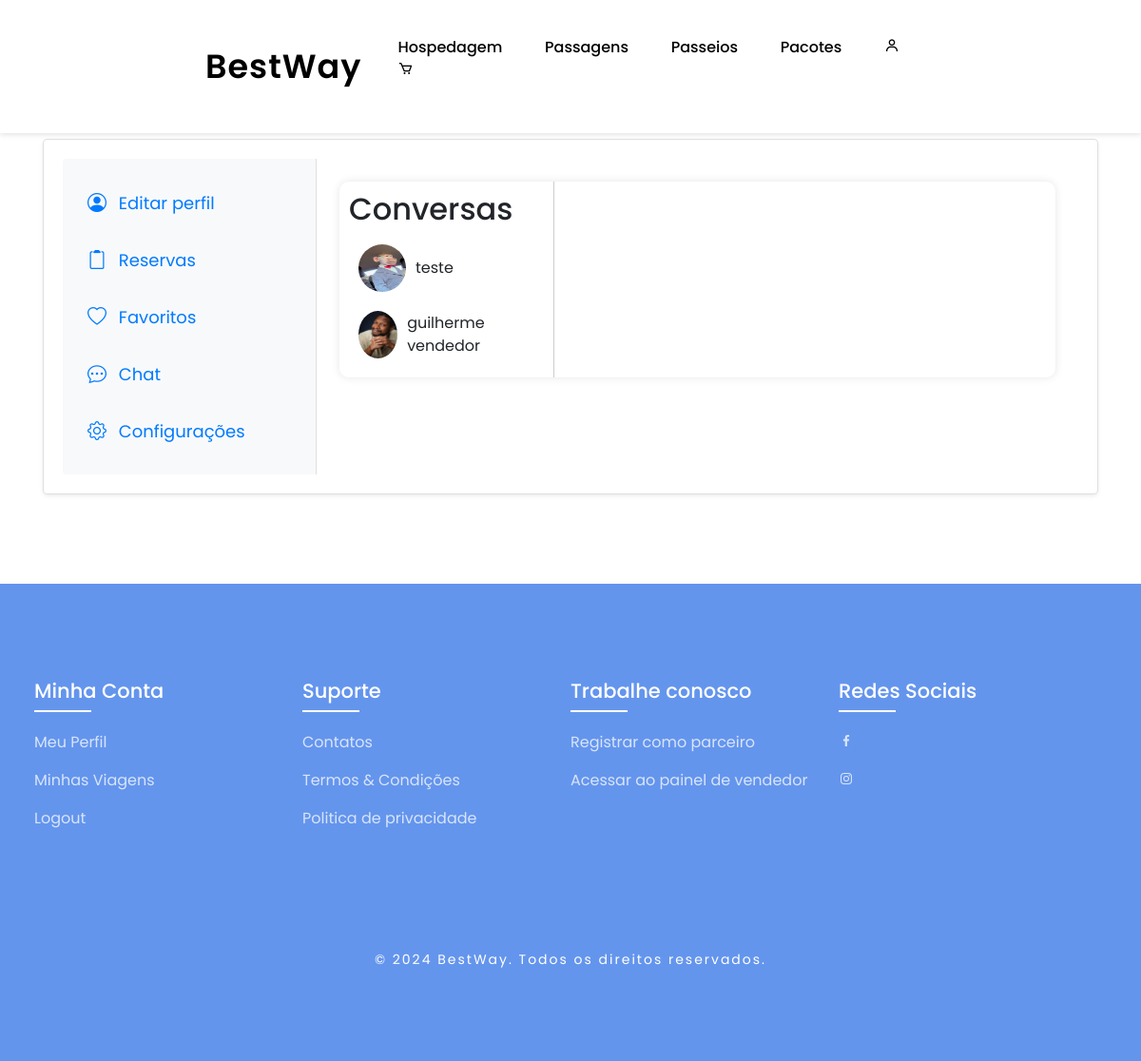
The page /public/chat.php (signed in) on the database its author committed.
### tables this page shows
CREATE TABLE `t_user` (
  `id` int(11) NOT NULL,
  `nick` varchar(20) NOT NULL,
  `nome` varchar(100) NOT NULL,
  `email` varchar(50) NOT NULL,
  `nome_marca` varchar(150) NOT NULL DEFAULT '',
  `biografia` text DEFAULT NULL,
  `data_nasc` varchar(10) DEFAULT NULL,
  `pass` varchar(255) NOT NULL,
  `foto` varchar(50) DEFAULT NULL,
  `tipo_user` int(11) NOT NULL DEFAULT 0,
  `notificacoes_ofertas` tinyint(1) NOT NULL DEFAULT 1,
  `tipo_antes_bloqueio` int(11) DEFAULT NULL,
  `email_confirmado` tinyint(1) NOT NULL DEFAULT 0
);

### public/chat.php (the view, shortened to what this page needs)
<?php
require_once '../config/liga_bd.php';
$id_user = $_SESSION['id'];
$stmt = $ligacao->prepare("SELECT u.id, u.foto, u.nick FROM amizades a
                           JOIN t_user u ON (a.id_usuario1 = u.id OR a.id_usuario2 = u.id)
                           WHERE (a.id_usuario1 = ? OR a.id_usuario2 = ?) AND a.status = 'aceito' AND u.id != ?");
$stmt->bind_param("iii", $id_user, $id_user, $id_user);
$stmt->execute();
$resultado = $stmt->get_result();
$usuarios = [];
while ($linha = mysqli_fetch_assoc($resultado)) {
    $usuarios[] = $linha;
}
?>
<!DOCTYPE html>
<html lang="pt">
<head>
    <link rel="stylesheet" href="../assets/css/style.css">
    <link rel="stylesheet" href="../assets/css/styleperfil.css">
    <link href="https://cdn.jsdelivr.net/npm/bootstrap-icons/font/bootstrap-icons.css" rel="stylesheet">
    <link href="https://cdn.jsdelivr.net/npm/bootstrap@4.5.0/dist/css/bootstrap.min.css" rel="stylesheet">
    <link rel="stylesheet" href="https://unpkg.com/boxicons@latest/css/boxicons.min.css">
</head>
<body>
<?php $cabecalho_escuro = true; include __DIR__ . '/../views/partials/header.php'; ?>
<br><br><br><br>
<div class="container light-style flex-grow-1 container-p-y">
    <div class="card shadow-sm rounded-lg">
        <div class="row no-gutters">
            <div class="col-md-3 p-3 bg-light rounded-left menu-container">
                <nav class="menu">
                    <a class="menu-item" href="perfil.php"><i class="bi bi-person-circle"></i> Editar perfil</a>
                    <a class="menu-item" href="reservas.php"><i class="bi bi-clipboard2"></i> Reservas</a>
                    <a class="menu-item" href="favoritos.php"><i class="bi bi-heart"></i> Favoritos</a>
                    <a class="menu-item" href="chat.php"><i class="bi bi-chat-dots"></i> Chat</a>
                    <a class="menu-item" href="configuracoes.php"><i class="bi bi-gear"></i> Configurações</a>
                </nav>
            </div>
            <div class="col-md-9 p-4">
    <div id="chat-container">
    <div id="user-list">
    <h2>Conversas</h2>
    <?php foreach ($usuarios as $usuario): ?>
        <div class="user-item" onclick="loadChat(<?php echo $usuario['id']; ?>)">
            <img src="../assets/images/pics/<?php echo htmlspecialchars($usuario['foto'] ?? ''); ?>" alt="Foto de <?php echo htmlspecialchars($usuario['nick']); ?>" class="user-icon">
            <span><?php echo htmlspecialchars($usuario['nick']); ?></span>
        </div>
    <?php endforeach; ?>
</div>
    </div>
            </div>
        </div>
    </div>
</div>
<br>
<?php include '../views/partials/footer.php' ?>
</body>
</html>

### assets/css/style.css (style rules this page uses)
* { padding: 0; margin: 0; box-sizing: border-box; font-family: "Poppins", sans-serif; text-decoration: none; list-style: none; scroll-behavior: smooth; }
:root { --bg-color: #fff; --text-color: #221314; --second-color: #4169e1; --main-color: #6495ed; --big-font: 6rem; --h2-font: 3rem; --p-font: 1.1rem; }
body { background: var(--bg-color); color: var(--text-color); }
body { font-family: Arial, sans-serif; margin: 0; padding: 0; background-color: #f4f4f4; }
@media (max-width: 1400px) { :root { --big-font: 4.5rem; --h2-font: 2.3rem; --p-font: 1rem; transition: 0.2s; } }

### assets/css/styleperfil.css (style rules this page uses)
body { background-image: url('images/fundo.png'); background-size: cover; background-position: center; font-family: 'San Francisco', 'Helvetica Neue', Arial, sans-serif; margin-top: 30px; color: #333; }
.container { max-width: 300px; margin: 30px auto; padding: 20px; }
.card { background: #ffffff; box-shadow: 0 1px 3px rgba(0, 0, 0, 0.1); padding: 20px; margin-bottom: 20px; }
.card, .btn { border-radius: 12px; }

### public/chat.php (style rules this page uses)
.menu-container { background-color: #f8f9fa; border-right: 1px solid #e0e0e0; }
.menu { display: flex; flex-direction: column; }
.menu-item { color: #007AFF; padding: 10px; margin: 5px 0; text-decoration: none; font-size: 18px; border-radius: 10px; transition: background-color 0.3s ease, transform 0.2s ease-in-out; }
.menu-item i { margin-right: 8px; font-size: 20px; }
.card { border-radius: 15px; overflow: hidden; }
body { font-family: 'Poppins', sans-serif; }
#chat-container { border-radius: 10px; box-shadow: 0 0 10px rgba(0, 0, 0, 0.1); }
#user-list { width: 30%; border-right: 1px solid #ccc; padding: 10px; overflow-y: auto; }
.user-item { display: flex; align-items: center; padding: 10px; cursor: pointer; transition: background-color 0.2s ease; border-radius: 10px; }
.user-icon { width: 50px; height: 50px; border-radius: 50%; margin-right: 10px; }

### rows shown on the page
t_user: foto (picture), nick "teste"
t_user: foto (picture), nick "guilherme vendedor"
